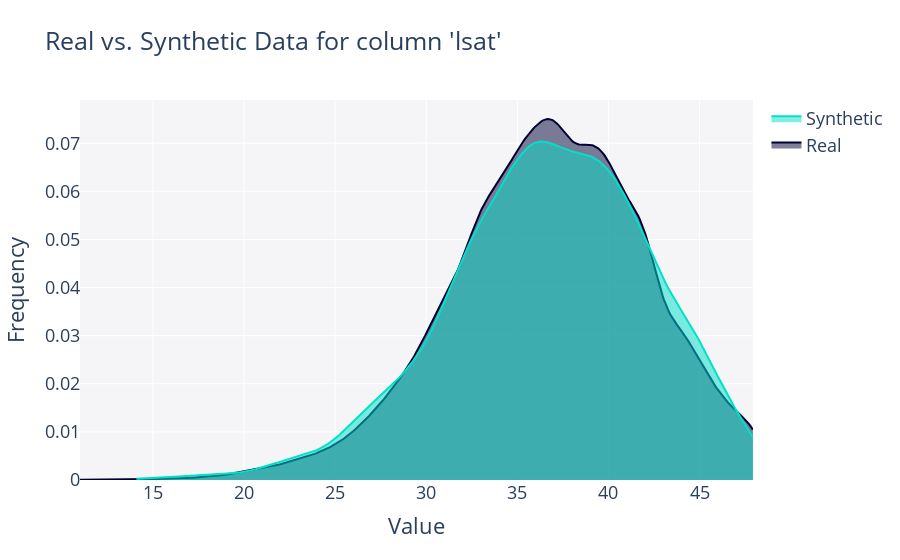

Notebook source saved alongside this figure:
### Code cell
fig = get_column_plot(
    real_data=df,
    synthetic_data=synthetic_data_GC,
    column_name='lsat'
)

fig.show()

### Figure 1 — Plotly figure (JSON) as saved in the notebook; plotly's stock layout.template omitted (floating-point values rounded to 4 significant figures; data arrays with more than 128 entries replaced by an {"elided": "..."} marker saying what was removed)
{"data": [{"fill": "tozeroy", "hovertemplate": "<b>Real</b><br>Frequency: %{y}<extra></extra>", "legendgroup": "Real", "marker": {"color": "#000036"}, "mode": "lines", "name": "Real", "showlegend": true, "type": "scatter", "x": {"elided": "500 float values"}, "xaxis": "x", "y": {"elided": "500 float values"}, "yaxis": "y"}, {"fill": "tozeroy", "hovertemplate": "<b>Synthetic</b><br>Frequency: %{y}<extra></extra>", "legendgroup": "Synthetic", "marker": {"color": "#01E0C9"}, "mode": "lines", "name": "Synthetic", "showlegend": true, "type": "scatter", "x": {"elided": "500 float values"}, "xaxis": "x", "y": {"elided": "500 float values"}, "yaxis": "y"}], "layout": {"barmode": "overlay", "font": {"size": 18}, "hovermode": "closest", "legend": {"traceorder": "reversed"}, "plot_bgcolor": "#F5F5F8", "title": {"text": "Real vs. Synthetic Data for column 'lsat'"}, "xaxis": {"anchor": "y2", "domain": [0, 1], "title": {"text": "Value"}, "zeroline": false}, "yaxis": {"anchor": "free", "domain": [0, 1], "position": 0, "title": {"text": "Frequency"}}}}
